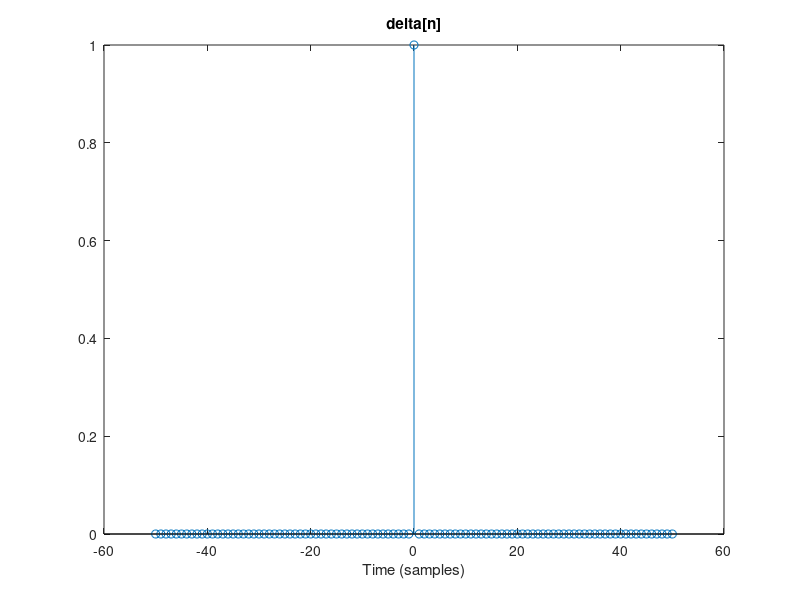
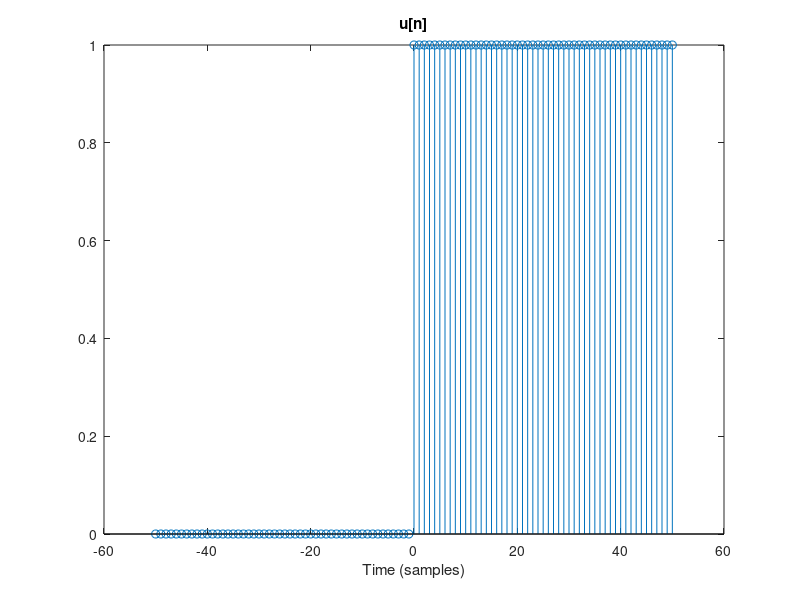
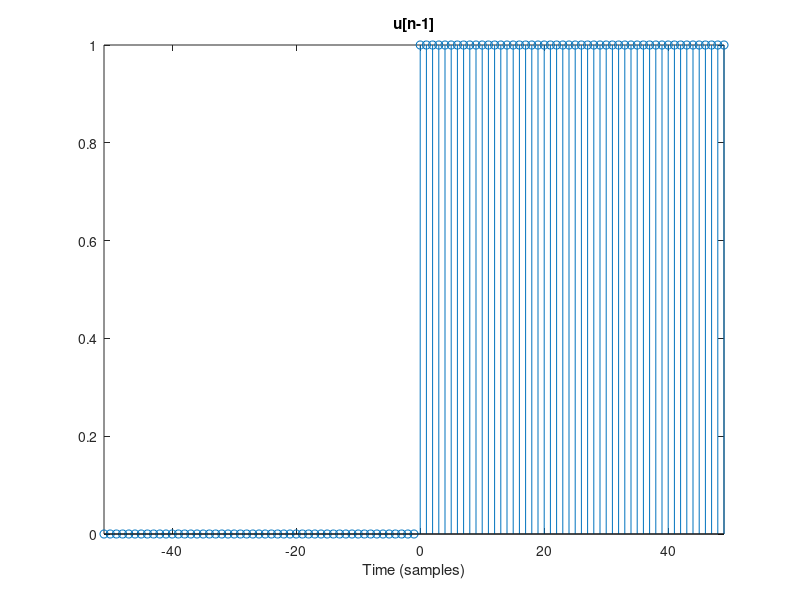
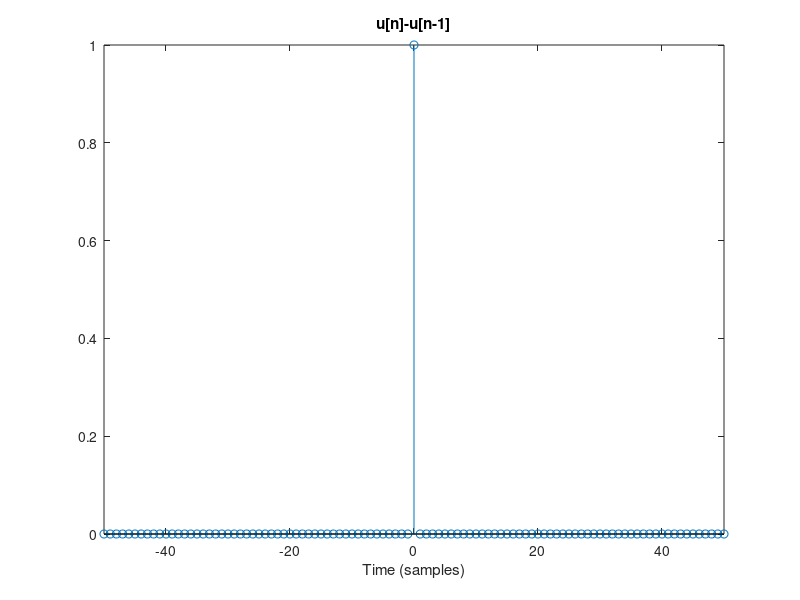

MATLAB code for these plots, in order:
%% delta_step_demo
%% 
%% Demo script to illustrate how to form and plot discrete delta and step sequences
%%
%% Note that this is a script (no input or output parameters, works
%% directly on the Matlab workspace from which it was invoked).
%% 
%% Note also that it creates a specific set of sequences. To make it
%% general, for example, after creating the sequences as vectors of al
%% zeros, one could use logical operations on the index sequence like
%%
%% delta(find(n==0)) = 1;
%%
%% or
%%
%% ustep(find(n>=1)) = 1;
%%
%% DH Brooks
%% v 1.0 Sep 09 2014
%% v 1.1 Sep 10
%% v 1.2 Sep 14: added some comments to header and below, added xlabel to
%% plots,  and broke up verification at end (and improved variable name)
%% v 1.3: Sep 9 2015: a few typo fixes, minor comment changes, 1 more change to var name
%% SW McKnight
%% v 1.4: Oct 1 2015: added steps to plot the difference of the step functions added "if" statement

%% Start by creating new figure window
figure(1)

%% create an index vector for n going from -50 to 50
time_index = [-50:50];

%% create and plot a discrete delta sequence for that index sequence, i.e. delta[time_index]
delta = zeros(1,101);
delta(51) = 1;
stem(time_index,delta)
title('delta[n]')
xlabel('Time (samples)')
pause

%% create and plot a unit step sequence for the same samples of time_index
figure(2)
ustep = zeros(1,101);
ustep(51:101) = 1;
stem(time_index,ustep)
title('u[n]')
xlabel('Time (samples)')
pause

%% create and plot u[n-1] from u[n]
figure(3)
u_n_minus_1 = [0 ustep(1:end-1)];
stem(time_index-1,u_n_minus_1)  % note the use of arithmetic in the first input variable  to stem
axis tight             % makes the graph "hug" the region where there are values
title('u[n-1]')
xlabel('Time (samples)')
pause

%% use the sequences above to show that u[n] - u[n-1] = delta[n], at least for this example
figure(4)
f_n=ustep-u_n_minus_1;
stem(time_index, f_n)
axis tight             
title('u[n]-u[n-1]')
xlabel('Time (samples)')
pause

% create a signal = difference between delta and u[n]-u[n-1]
verify_delta_equal_difference_of_steps_signal  = delta - (ustep - u_n_minus_1);

% now find the largest magnitude value in that difference signal so we can see if it is indeed 0
verify_delta_equal_difference_of_steps = max (abs (verify_delta_equal_difference_of_steps_signal ) );

% now report the result
    if(verify_delta_equal_difference_of_steps == 0)
    disp(['max (| delta[n] - (u[n] - u[n-1]) |) = ' num2str(verify_delta_equal_difference_of_steps)])
    end
